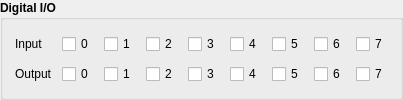
                  <widget class="QGroupBox" name="dio_groupBox">
                    <property name="font">
                      <font>
                        <bold>true</bold>
                      </font>
                    </property>
                    <property name="title">
                      <string>Digital I/O</string>
                    </property>
                    <layout class="QGridLayout" name="dioGrid" columnstretch="0,1,1,1,1,1,1,1,1">
                      <property name="leftMargin">
                        <number>12</number>
                      </property>
                      <property name="topMargin">
                        <number>14</number>
                      </property>
                      <property name="rightMargin">
                        <number>12</number>
                      </property>
                      <property name="bottomMargin">
                        <number>12</number>
                      </property>
                      <property name="horizontalSpacing">
                        <number>10</number>
                      </property>
                      <property name="verticalSpacing">
                        <number>10</number>
                      </property>
                      <item row="0" column="0">
                        <widget class="QLabel" name="label_din">
                          <property name="role" stdset="0">
                            <string>cap</string>
                          </property>
                          <property name="font">
                            <font>
                              <bold>false</bold>
                            </font>
                          </property>
                          <property name="text">
                            <string>Input</string>
                          </property>
                        </widget>
                      </item>
                      <item row="0" column="1">
                        <widget class="QCheckBox" name="checkBox_input_0">
                          <property name="font">
                            <font>
                              <bold>false</bold>
                            </font>
                          </property>
                          <property name="text">
                            <string>0</string>
                          </property>
                        </widget>
                      </item>
                      <item row="0" column="2">
                        <widget class="QCheckBox" name="checkBox_input_1">
                          <property name="font">
                            <font>
                              <bold>false</bold>
                            </font>
                          </property>
                          <property name="text">
                            <string>1</string>
                          </property>
                        </widget>
                      </item>
                      <item row="0" column="3">
                        <widget class="QCheckBox" name="checkBox_input_2">
                          <property name="font">
                            <font>
                              <bold>false</bold>
                            </font>
                          </property>
                          <property name="text">
                            <string>2</string>
                          </property>
                        </widget>
                      </item>
                      <item row="0" column="4">
                        <widget class="QCheckBox" name="checkBox_input_3">
                          <property name="font">
                            <font>
                              <bold>false</bold>
                            </font>
                          </property>
                          <property name="text">
                            <string>3</string>
                          </property>
                        </widget>
                      </item>
                      <item row="0" column="5">
                        <widget class="QCheckBox" name="checkBox_input_4">
                          <property name="font">
                            <font>
                              <bold>false</bold>
                            </font>
                          </property>
                          <property name="text">
                            <string>4</string>
                          </property>
                        </widget>
                      </item>
                      <item row="0" column="6">
                        <widget class="QCheckBox" name="checkBox_input_5">
                          <property name="font">
                            <font>
                              <bold>false</bold>
                            </font>
                          </property>
                          <property name="text">
                            <string>5</string>
                          </property>
                        </widget>
                      </item>
                      <item row="0" column="7">
                        <widget class="QCheckBox" name="checkBox_input_6">
                          <property name="font">
                            <font>
                              <bold>false</bold>
                            </font>
                          </property>
                          <property name="text">
                            <string>6</string>
                          </property>
                        </widget>
                      </item>
                      <item row="0" column="8">
                        <widget class="QCheckBox" name="checkBox_input_7">
                          <property name="font">
                            <font>
                              <bold>false</bold>
                            </font>
                          </property>
                          <property name="text">
                            <string>7</string>
                          </property>
                        </widget>
                      </item>
                      <item row="1" column="0">
                        <widget class="QLabel" name="label_dout">
                          <property name="role" stdset="0">
                            <string>cap</string>
                          </property>
                          <property name="font">
                            <font>
                              <bold>false</bold>
                            </font>
                          </property>
                          <property name="text">
                            <string>Output</string>
                          </property>
                        </widget>
                      </item>
                      <item row="1" column="1">
                        <widget class="QCheckBox" name="checkBox_output_0">
                          <property name="font">
                            <font>
                              <bold>false</bold>
                            </font>
                          </property>
                          <property name="text">
                            <string>0</string>
                          </property>
                        </widget>
                      </item>
                      <item row="1" column="2">
                        <widget class="QCheckBox" name="checkBox_output_1">
                          <property name="font">
                            <font>
                              <bold>false</bold>
                            </font>
                          </property>
                          <property name="text">
                            <string>1</string>
                          </property>
                        </widget>
                      </item>
                      <item row="1" column="3">
                        <widget class="QCheckBox" name="checkBox_output_2">
                          <property name="font">
                            <font>
                              <bold>false</bold>
                            </font>
                          </property>
                          <property name="text">
                            <string>2</string>
                          </property>
                        </widget>
                      </item>
                      <item row="1" column="4">
                        <widget class="QCheckBox" name="checkBox_output_3">
                          <property name="font">
                            <font>
                              <bold>false</bold>
                            </font>
                          </property>
                          <property name="text">
                            <string>3</string>
                          </property>
                        </widget>
                      </item>
                      <item row="1" column="5">
                        <widget class="QCheckBox" name="checkBox_output_4">
                          <property name="font">
                            <font>
                              <bold>false</bold>
                            </font>
                          </property>
                          <property name="text">
                            <string>4</string>
                          </property>
                        </widget>
                      </item>
                      <item row="1" column="6">
                        <widget class="QCheckBox" name="checkBox_output_5">
                          <property name="font">
                            <font>
                              <bold>false</bold>
                            </font>
                          </property>
                          <property name="text">
                            <string>5</string>
                          </property>
                        </widget>
                      </item>
                      <item row="1" column="7">
                        <widget class="QCheckBox" name="checkBox_output_6">
                          <property name="font">
                            <font>
                              <bold>false</bold>
                            </font>
                          </property>
                          <property name="text">
                            <string>6</string>
                          </property>
                        </widget>
                      </item>
                      <item row="1" column="8">
                        <widget class="QCheckBox" name="checkBox_output_7">
                          <property name="font">
                            <font>
                              <bold>false</bold>
                            </font>
                          </property>
                          <property name="text">
                            <string>7</string>
                          </property>
                        </widget>
                      </item>
                    </layout>
                  </widget>
